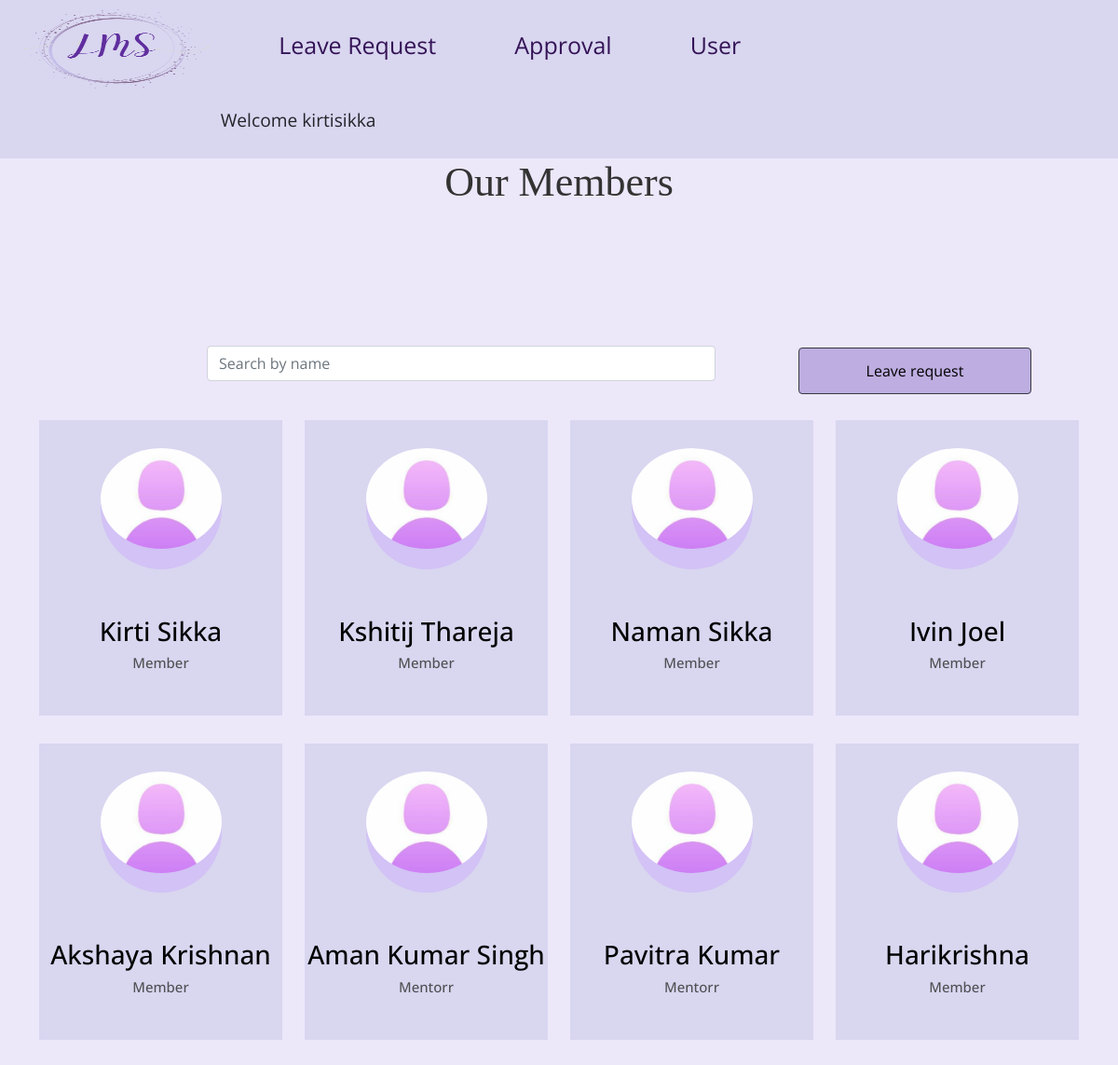
The app's page /lms/lms (signed in) with its own data.
### lms/models.py (models this page shows, shortened)
class Members(models.Model):
    user = models.ForeignKey(User,on_delete=models.CASCADE,default=1)
    username = models.CharField(max_length=100)
    first_name = models.CharField(max_length=50)
    gender=models.CharField(max_length=50)
    status = models.CharField(max_length=100)
    email = models.EmailField()
    year = models.IntegerField()
    mentee = models.CharField(max_length=100)
    mentor = models.CharField(max_length=100)
    mentoremail=models.CharField(max_length=100)
    image=models.ImageField(upload_to='profile_image', blank=True)
    n_approved= models.IntegerField()

### lms/views.py (the view)
# urls.py: path('lms', views.members_list, name='members'),
def members_list(request):
    members = Members.objects.all()
    value = any(member.year in [2020, 2021] for member in members if member.username == request.user.username)
    return render(request, 'dashboard/members_list.html', {'members': members, "value": value})

### lms/templates/dashboard/members_list.html (shortened to what this page needs)
{% load static %}
<!DOCTYPE html>
<html lang="en">
<head>
    <link rel="stylesheet" href="{% static 'css/style.css' %}">
    <link rel="stylesheet" href="https://cdn.jsdelivr.net/npm/bootstrap@5.1.3/dist/css/bootstrap.min.css">
</head>
<body>
    <form method="post">
        {% include 'dashboard/navbar.html' %}
        <div class="container">
            <h2>Our Members</h2>
            <div class="row align-items-end">
                <div class="col-12 col-md-6">
                    <div class="search-box">
                        <input name="search" type="text" class="form-control w-100" id="myInput" onkeyup="myFunction()" placeholder="Search by name">
                    </div>
                </div>
                <div class="col-12 col-md-6 d-flex justify-content-start">
                    <div class="ml-md-2">
                        <a href="leave">
                            <button type="button" id="req" class="btn btn-outline-dark">Leave request</button>
                        </a>
                    </div>
                </div>
            </div>
            <div class="row">
                {% for detail in members %}
                    <div class="col-12 col-sm-6 col-md-4 col-lg-3">
                        <div class="our-team">
                            <div class="picture">
                                <img class="img-fluid" src="{% static 'images/person1.jpeg' %}" alt="{{ detail.first_name }} Image">
                            </div>
                            <div class="team-content">
                              <h3 class="name"><a href="user/{{ detail.id }}" style="color: black; text-decoration: none;">{{ detail.first_name }}</a></h3>
                                <h4 class="title">{{ detail.status }}</h4>
                            </div>
                        </div>
                    </div>
                {% endfor %}
            </div>
        </div>
    </form>
</body>
</html>

### lms/templates/dashboard/navbar.html (shortened to what this page needs)
<nav>
    <ul>
        <li class="logo"><a href="/"><img src="..\static\images\Logo.png" style="height: 85px; width: 200px;"></a></li>
        <li class="grey"><a href="leave">Leave Request</a></li>
        <li class="grey"><a href="approve">Approval</a></li>
        <li class="grey"><a href="lms">User</a></li>
        <li></li>
        <li></li>
        <li></li>
        <li></li>
        <li></li>
        <li></li>
        <li></li>
        <li></li>
        <li></li> <li></li>
        <li class="welcome-message">
            {% if user.is_authenticated %}
                <p class="info">Welcome {{ user.username }}</p>
            {% else %}
                <p>You are not logged in.</p>
            {% endif %}
        </li>
    </ul>
</nav>

### lms/static/css/style.css (style rules this page uses)
body { overflow-x: hidden; }
#myInput { position: relative; top: 140px; left: 180px; }
.btn { position: relative; height: 71%; top: -28px; width: 12%; left: 98%; }

### lms/templates/dashboard/members_list.html (style rules this page uses)
.search-box { width: 100%; height: 220px; margin-bottom: 0; / }
.btn.btn-outline-dark { color: black; background-color: #BDADE0; border-color: #343a40; width: 250px; height: 50px; }
.our-team { padding: 30px 0 40px; margin-bottom: 30px; background-color: rgba(217, 214, 240, 1); text-align: center; overflow: hidden; position: relative; }
.our-team .picture { display: inline-block; height: 130px; width: 130px; margin-bottom: 50px; z-index: 1; position: relative; }
.our-team .picture::before { content: ""; width: 100%; height: 0; border-radius: 50%; background-color: rgb(200, 182, 240); position: absolute; bottom: 135%; right: 0; left: 0; opacity: 0.9; transform: scale(3); transition: all 0.3s linear 0s; }
.our-team .picture::after { content: ""; width: 100%; height: 100%; border-radius: 50%; background-color: rgb(210, 194, 245); position: absolute; top: 0; left: 0; z-index: -1; }
h2 { color: #333; font-size: 44px; margin-top: 100px; }
.our-team .picture img { width: 100%; height: auto; border-radius: 50%; transform: scale(1); transition: all 0.9s ease 0s; }
.our-team .title { display: block; font-size: 15px; color: #4e5052; text-transform: capitalize; }

### lms/templates/dashboard/navbar.html (style rules this page uses)
body { margin: 0; padding: 0; background-color: rgba(237, 231, 250, 1); font-family: 'Open Sans', sans-serif; }
.logo { display: inline-block; padding: 10px 25px; }
nav { background-color: rgba(217, 214, 240, 1); }
ul { list-style-type: none; margin: 0; padding: 0; overflow: hidden; }
li { font-size: larger; display: inline-block; padding: 10px 20px; margin-right: 10px; }
li:last-child { margin-right: 0; margin-left: auto; }
.grey { font-size: 25px; text-align: center; padding: 20px 35px; text-decoration: none; border-radius: 18px; color: #fff; }
h2 { font-family: 'Merriweather', serif; margin-top: 0; text-align: center; }
nav a { color: rgb(51, 19, 85); text-decoration: none; }
.welcome-message { margin-left: auto; }

### records on screen
Members: first_name "Kirti Sikka", status "Member"
Members: first_name "Kshitij Thareja", status "Member"
Members: first_name "Naman Sikka", status "Member"
Members: first_name "Ivin Joel", status "Member"
Members: first_name "Akshaya Krishnan", status "Member"
Members: first_name "Aman Kumar Singh", status "Mentorr"
Members: first_name "Pavitra Kumar", status "Mentorr"
Members: first_name "Harikrishna", status "Member"

### other values on screen
{{ user.username }} "kirtisikka"
